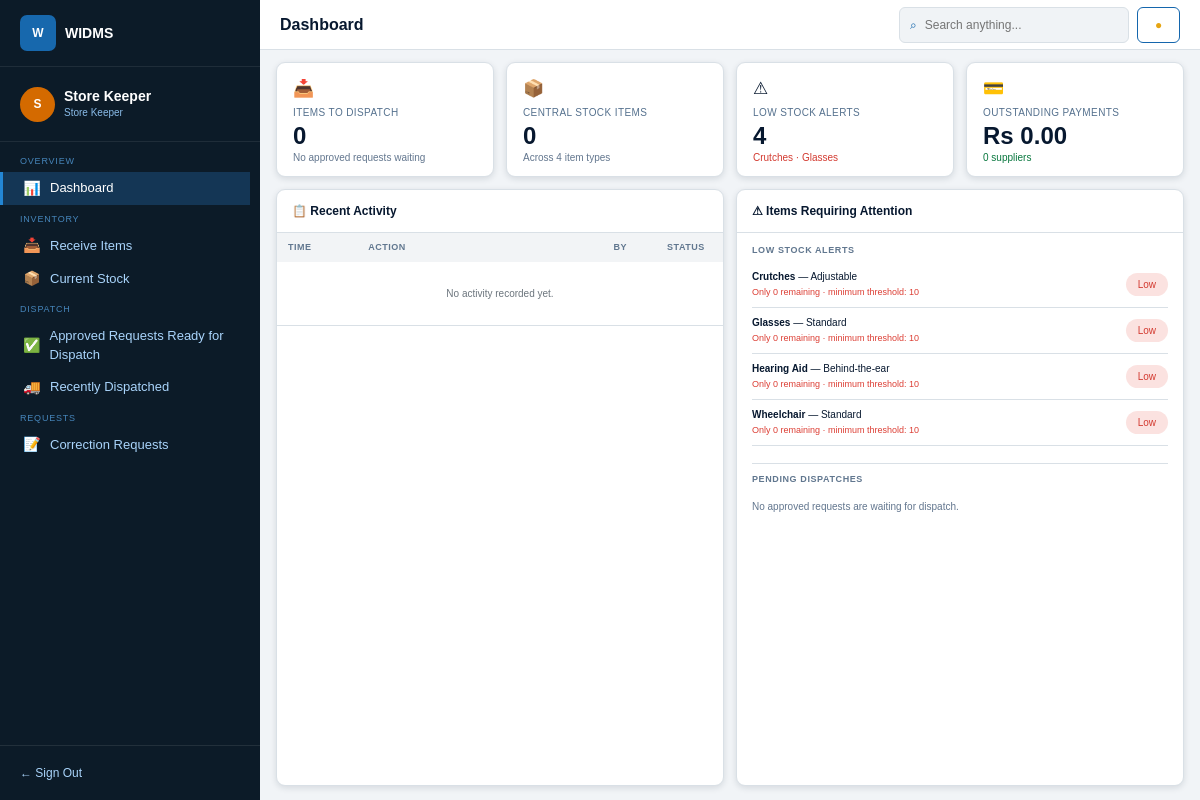
Page /dashboard.php (signed in) on the committed database.
### tables this page shows
CREATE TABLE IF NOT EXISTS inventory_items (
    id INT UNSIGNED AUTO_INCREMENT PRIMARY KEY,
    item_name VARCHAR(100) NOT NULL,
    category VARCHAR(100) NOT NULL DEFAULT 'General Aid',
    variety VARCHAR(100) NOT NULL DEFAULT '',
    lifecycle_status ENUM('stored', 'given-to-procedure') NOT NULL DEFAULT 'stored',
    quantity INT UNSIGNED NOT NULL DEFAULT 0,
    updated_at TIMESTAMP NOT NULL DEFAULT CURRENT_TIMESTAMP ON UPDATE CURRENT_TIMESTAMP,
    UNIQUE KEY uq_inventory_item_variety (item_name, variety)
);

CREATE TABLE IF NOT EXISTS system_settings (
    id INT UNSIGNED AUTO_INCREMENT PRIMARY KEY,
    setting_key VARCHAR(100) NOT NULL UNIQUE,
    setting_value VARCHAR(255) NOT NULL,
    setting_type ENUM('integer', 'boolean', 'string') NOT NULL,
    setting_group ENUM('general', 'notification') NOT NULL,
    description VARCHAR(255) NOT NULL,
    updated_by INT UNSIGNED NULL,
    created_at TIMESTAMP NOT NULL DEFAULT CURRENT_TIMESTAMP,
    updated_at TIMESTAMP NOT NULL DEFAULT CURRENT_TIMESTAMP ON UPDATE CURRENT_TIMESTAMP,
    CONSTRAINT fk_settings_updated_by FOREIGN KEY (updated_by) REFERENCES users(id) ON DELETE SET NULL,
    INDEX idx_settings_group (setting_group)
);

### public/dashboard.php (called while the page is built, shortened)
<?php
$adminPages = [
    'dashboard' => __DIR__ . '/../modules/admin/dashboard.php',
    'pending-approvals' => __DIR__ . '/../modules/admin/pending-approvals.php',
    'users' => __DIR__ . '/../modules/admin/users.php',
    'system-config' => __DIR__ . '/../modules/admin/system-config.php',
    'correction-requests' => __DIR__ . '/../modules/admin/correction-requests.php',
];
$socialOfficerPages = [
    'dashboard' => __DIR__ . '/../modules/social-service-officer/dashboard.php',
    'aid-requests' => __DIR__ . '/../modules/social-service-officer/aid-requests.php',
];
$requestedPage = (string) ($_GET['page'] ?? 'dashboard');
$storeKeeperPages = [
    'dashboard' => __DIR__ . '/../modules/store-keeper/dashboard.php',
    'receive-items' => __DIR__ . '/../modules/store-keeper/receive-items.php',
    'current-stock' => __DIR__ . '/../modules/store-keeper/current-stock.php',
    'correction-requests' => __DIR__ . '/../modules/store-keeper/correction-requests.php',
    'approved-dispatches' => __DIR__ . '/../modules/store-keeper/approved-dispatches.php',
    'recent-dispatches' => __DIR__ . '/../modules/store-keeper/recent-dispatches.php',
];
$dashboards = [
    'admin' => $adminPages[$requestedPage] ?? $adminPages['dashboard'],
    'subject-officer' => __DIR__ . '/../modules/subject-officer/dashboard.php',
    'store-keeper' => $storeKeeperPages[$requestedPage] ?? $storeKeeperPages['dashboard'],
    'social-service-officer' => $socialOfficerPages[$requestedPage] ?? $socialOfficerPages['dashboard'],
];
$dashboard = $dashboards[$_SESSION['role']] ?? null;
require $dashboard;

### config/database.php (called while the page is built, shortened)
<?php
function database(): PDO
{
    static $connection = null;
    if ($connection instanceof PDO) {
        return $connection;
    }
    $dsn = sprintf(
        'mysql:host=%s;port=%s;dbname=%s;charset=utf8mb4',
        DB_HOST,
        DB_PORT,
        DB_NAME
    );
    $connection = new PDO($dsn, DB_USER, DB_PASS, [
        PDO::ATTR_ERRMODE => PDO::ERRMODE_EXCEPTION,
        PDO::ATTR_DEFAULT_FETCH_MODE => PDO::FETCH_ASSOC,
        PDO::ATTR_EMULATE_PREPARES => false,
    ]);
    return $connection;
}

### modules/store-keeper/dashboard.php (the view, shortened to what this page needs)
<?php
require_once __DIR__ . '/../../config/database.php';
$totalStock = 0;
$itemTypeCount = 0;
$lowStockThreshold = 10;
$lowStockItems = [];
$outstandingBalance = 0.0;
$outstandingSuppliers = 0;
$itemsToDispatch = 0;
$recentActivities = [];
$pendingDispatches = [];
try {
    $summary = database()->query('SELECT COALESCE(SUM(quantity), 0) AS total_stock, COUNT(*) AS item_types FROM inventory_items')->fetch();
    $totalStock = (int) $summary['total_stock'];
    $itemTypeCount = (int) $summary['item_types'];
    $threshold = database()->query("SELECT setting_value FROM system_settings WHERE setting_key = 'low_stock_threshold' LIMIT 1")->fetchColumn();
    if ($threshold !== false) $lowStockThreshold = max(0, (int) $threshold);
    $lowStatement = database()->prepare(
        'SELECT item_name, variety, quantity FROM inventory_items WHERE quantity <= :threshold ORDER BY quantity ASC, item_name ASC'
    );
    $lowStatement->execute(['threshold' => $lowStockThreshold]);
    $lowStockItems = $lowStatement->fetchAll();
    $payment = database()->query(
        'SELECT COALESCE(SUM(r.balance_amount), 0) AS outstanding_balance,
                COUNT(DISTINCT CASE WHEN r.balance_amount > 0 THEN r.supplier_id END) AS supplier_count
         FROM stock_receipts r'
    )->fetch();
    $outstandingBalance = (float) $payment['outstanding_balance'];
    $outstandingSuppliers = (int) $payment['supplier_count'];
    usort($recentActivities, static fn(array $a, array $b): int => strcmp($b['created_at'], $a['created_at']));
    $recentActivities = array_slice($recentActivities, 0, 5);
} catch (PDOException $exception) {
    error_log($exception->getMessage());
    $loadError = 'Unable to load dashboard information. Confirm that all database migrations are installed.';
}
?>
<!doctype html>
<html lang="en">
<head>
    <link href="https://cdn.jsdelivr.net/npm/bootstrap@5.3.3/dist/css/bootstrap.min.css" rel="stylesheet">
    <link href="assets/css/admin-dashboard.css" rel="stylesheet">
</head>
<body class="store-page store-dashboard">
<?php require __DIR__ . '/../../includes/store-keeper-sidebar.php'; ?>
<div class="admin-shell">
    <header class="topbar">
        <div class="d-flex align-items-center gap-3"><button type="button" class="menu-button" id="menu-button" aria-label="Open navigation">☰</button><h1>Dashboard</h1></div>
        <div class="topbar-actions"><label class="search-box"><span aria-hidden="true">⌕</span><input type="search" placeholder="Search anything..." aria-label="Search"></label><button class="notification-button" type="button" aria-label="Notifications">●</button></div>
    </header>
    <main class="dashboard-content">
        <section class="stats-grid" aria-label="Store Keeper statistics">
            <article class="stat-card"><span class="stat-icon">📥</span><p>Items to Dispatch</p><strong><?= $itemsToDispatch ?></strong><small><?= $itemsToDispatch > 0 ? 'Approved, awaiting release' : 'No approved requests waiting' ?></small></article>
            <article class="stat-card"><span class="stat-icon">📦</span><p>Central Stock Items</p><strong><?= number_format($totalStock) ?></strong><small>Across <?= $itemTypeCount ?> item type<?= $itemTypeCount === 1 ? '' : 's' ?></small></article>
            <article class="stat-card"><span class="stat-icon">⚠</span><p>Low Stock Alerts</p><strong><?= count($lowStockItems) ?></strong><small class="<?= $lowStockItems !== [] ? 'negative' : 'positive' ?>"><?= $lowStockItems !== [] ? htmlspecialchars(implode(' · ', array_slice(array_column($lowStockItems, 'item_name'), 0, 2)), ENT_QUOTES, 'UTF-8') : 'All stock levels are healthy' ?></small></article>
            <article class="stat-card"><span class="stat-icon">💳</span><p>Outstanding Payments</p><strong>Rs <?= number_format($outstandingBalance, 2) ?></strong><small class="<?= $outstandingBalance > 0 ? 'negative' : 'positive' ?>"><?= $outstandingSuppliers ?> supplier<?= $outstandingSuppliers === 1 ? '' : 's' ?></small></article>
        </section>
        <section class="dashboard-grid">
            <article class="panel activity-panel">
                <div class="panel-header"><h2>📋 Recent Activity</h2></div>
                <div class="activity-table-wrap"><table class="activity-table">
                    <thead><tr><th>Time</th><th>Action</th><th>By</th><th>Status</th></tr></thead>
                    <tbody>
                    <?php if ($recentActivities === []): ?><tr><td colspan="4" class="text-center text-secondary py-4">No activity recorded yet.</td></tr>
                    <?php else: foreach ($recentActivities as $activity): ?>
                        <tr><td><?= date('d M, H:i', strtotime($activity['created_at'])) ?></td><td><?= htmlspecialchars($activity['action'], ENT_QUOTES, 'UTF-8') ?></td><td><?= htmlspecialchars($activity['by'], ENT_QUOTES, 'UTF-8') ?></td><td><span class="status <?= strtolower($activity['status']) ?>"><?= htmlspecialchars($activity['status'], ENT_QUOTES, 'UTF-8') ?></span></td></tr>
                    <?php endforeach; endif; ?>
                    </tbody>
                </table></div>
            </article>
            <article class="panel attention-panel">
                <div class="panel-header"><h2>⚠ Items Requiring Attention</h2></div>
                <div class="attention-content">
                    <h3>Low Stock Alerts</h3>
                    <?php if ($lowStockItems === []): ?><p class="dashboard-empty-state">No low-stock items.</p>
                    <?php else: ?><ul class="low-stock-list"><?php foreach ($lowStockItems as $stockItem): ?><li><span><b><?= htmlspecialchars($stockItem['item_name'], ENT_QUOTES, 'UTF-8') ?></b><?= $stockItem['variety'] !== '' ? ' — ' . htmlspecialchars($stockItem['variety'], ENT_QUOTES, 'UTF-8') : '' ?><small>Only <?= (int) $stockItem['quantity'] ?> remaining · minimum threshold: <?= $lowStockThreshold ?></small></span><em>Low</em></li><?php endforeach; ?></ul><?php endif; ?>
                    <h3 class="dispatch-heading">Pending Dispatches</h3>
                    <?php if ($pendingDispatches === []): ?><p class="dashboard-empty-state">No approved requests are waiting for dispatch.</p><?php endif; ?>
                </div>
            </article>
        </section>
    </main>
</div>
</body>
</html>

### rows in the picture
inventory_items: item_name "Crutches", variety "Adjustable", quantity "0"
system_settings: setting_value "10"
inventory_items: item_name "Glasses", variety "Standard", quantity "0"
inventory_items: item_name "Hearing Aid", variety "Behind-the-ear", quantity "0"
inventory_items: item_name "Wheelchair", variety "Standard", quantity "0"

### other values in the picture
substr($keeperName, 0, 1) "S"
$keeperName "Store Keeper"
$section "OVERVIEW"
$item['icon'] "📊"
$item['label'] "Dashboard"
$section "INVENTORY"
$item['icon'] "📥"
$item['label'] "Receive Items"
$item['icon'] "📦"
$item['label'] "Current Stock"
$section "DISPATCH"
$item['icon'] "✅"
$item['label'] "Approved Requests Ready for Dispatch"
$item['icon'] "🚚"
$item['label'] "Recently Dispatched"
